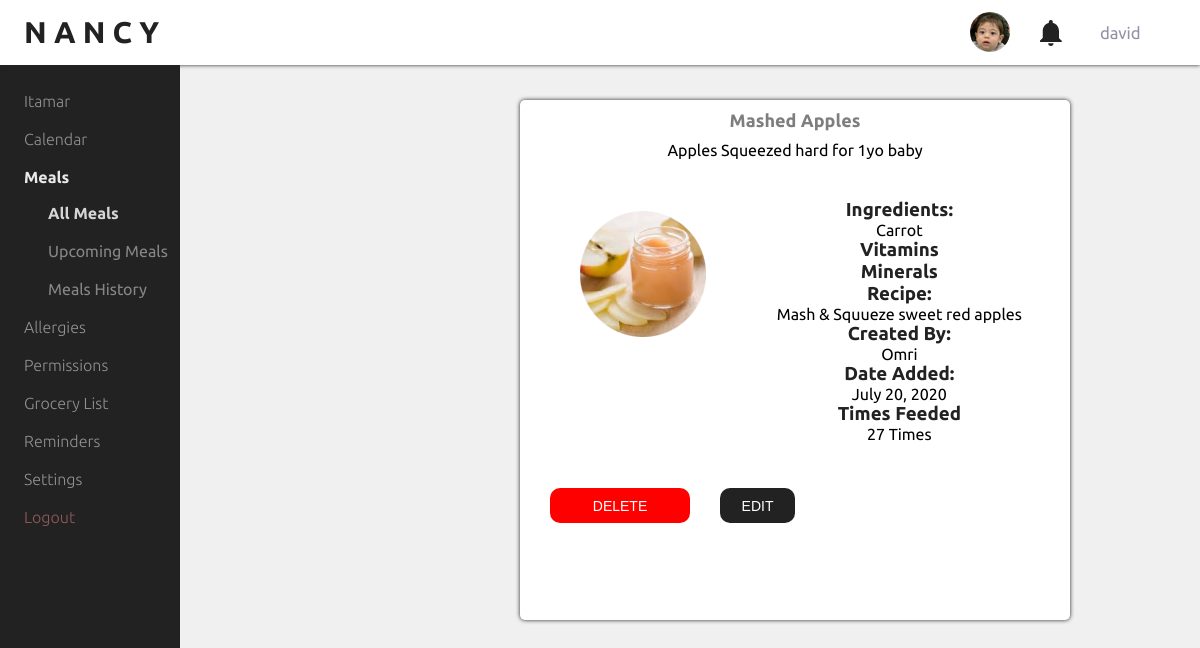
The page /mealData/42 (signed in) on the database its author committed.
### todo/models.py (models this page shows, shortened)
class Nancy(models.Model):
    user_id = models.ForeignKey(User, on_delete=models.CASCADE) #relationship 1:n (user:todos) ??
    dateCreated = models.DateField(auto_now_add=True) #automatic
    dateCompleted = models.DateField(null=True, blank=True) #blank at first ?
    mealName = models.CharField(max_length=30)
    scheduled = models.BooleanField(default=False)
    description = models.TextField(blank=True)
    mainIngredient = models.CharField(max_length=70)
    HasItamarTasted = models.BooleanField(default=False)
    Recipe = models.CharField(max_length=70)
    imagefile = models.ImageField(default='todo\static\nancy\images\Mashed_apple.png',upload_to='nancy/images')
    mediumIm=ImageSpecField(
        source='imagefile',processors=[SmartResize( 80,100)],format='PNG')
    smallIm=ImageSpecField(
        source='imagefile',processors=[SmartResize(40,50)],format='PNG')
    bigImage=ImageSpecField(
        source='imagefile',processors=[SmartResize(200,300)],format='PNG')

### todo/views.py (the view)
# urls.py: path('mealData/<int:meal_pk>', views.mealData, name='mealData'),
@login_required
def mealData(request, meal_pk):
    meal = get_object_or_404(Nancy, pk=meal_pk)
    form = NancyForm(instance=meal)
    if (request.method == 'GET'):
        return render(request, 'nancy/meal-data.html', {'meal': meal, 'form': form , 'creator':meal.user_id})
    else:
        try:
            form.save()
            return redirect('meals')
        except ValueError:
            return render(request, 'nancy/meal-data.html', {'form': form, 'errMsg': "Data mismatch"})

### todo/templates/nancy/meal-data.html (shortened to what this page needs)
{% load static  %}
<!DOCTYPE html>
<html lang="en">
<head>
    <link rel="stylesheet" href="{% static 'nancy/css/styles.css' %}">
</head>
<body>
    <div class="wrapper">
        <header>
            <div class="header-selections">
                <a href="{% url 'nancy' %}" id="logo">N A N C Y</a>
                {% if user.is_authenticated %}
                <span id="userName">{{user.username}}</span>
                {% endif %}
                <a href="#" id=notification></a>
                <a href="#" id=baby-nav></a>
            </div>
        </header>
        <div class="table">
            <nav>
                <ul>
                    <li><a href="{% url 'nancy' %}">Itamar</a></li>
                    <li><a href="#">Calendar</a></li>
                    <li class="thisNavSection"><a href="{% url 'meals' %}"><b>Meals</b></a>
                        <ul>
                            <li class="thisNavSection"><a href="{% url 'meals' %}">All Meals</a></li>
                            <li><a href="#">Upcoming Meals</a></li>
                            <li><a href="#">Meals History</a></li>
                        </ul>
                    </li>
                    <li><a href="#">Allergies</a></li>
                    <li><a href="#">Permissions</a></li>
                    <li><a href="#">Grocery List</a></li>
                    <li><a href="#">Reminders</a></li>
                    <li><a href="#">Settings</a></li>
                    <li><a id="logout" href="{% url 'logoutuser' %}">Logout</a></li>
                </ul>
            </nav>
            <main>
                <section id="meal-data">
                    <h2>{{meal.mealName}}</h2>
                    <p id="meal-description">{{meal.description}} </p>
                    <div class="wrapped">
                        <article class="meal-img">
                            <img class="mediumImg" src="{{meal.bigImage.url}}" alt="{{meal.mealName}}"
                                title="{{meal.mealName}}">
                        </article>
                        <article class="meal-info">
                            <h3>Ingredients:</h3>
                            <p id="ingredients">{{meal.mainIngredient}}</p>
                            <h3>Vitamins</h3>
                            <h3>Minerals</h3>
                            <h3>Recipe: </h3>
                            <p id="recipe"> {{meal.Recipe}}</p>
                            <h3>Created By:</h3>
                            <p id="created-by">{{creator.username}}</p>
                            <h3>Date Added:</h3>
                            <p id="date-added">{{meal.dateCreated}}</p>
                            <h3>Times Feeded</h3>
                            <p id="feeding-amount">27 Times</p>
                        </article>
                    </div>
                    <div id="mealdata-buttons">
                        <form action="{% url 'deleteMeal' meal.id %}" method="POST">
                            <button class="delButton" type='submit'>DELETE</button>
                        </form>
                        <button class="addButton" onclick="myFunc()">EDIT</button>
                    </div>
                </section>
            </main>
        </div>
</body>
</html>

### todo/static/nancy/css/styles.css (style rules this page uses)
* { margin: 0; padding: 0; overflow: visible; }
html,nav, header, footer, main, aside, section, div { display: block; }
h2 { text-align: center; font-size: 18px; opacity: 50%; margin: 5px; padding: 5px; }
h4, h3 { color: #222222; }
a { text-decoration: none; color: #222; }
.wrapper { display: block; width: 100%; margin: 0 auto; }
body { width: 100%; margin: 0; font-family: 'Ubuntu', sans-serif; font-style: normal; background-color: #f0f0f0; }
header { position: sticky; z-index: 99; top: 0; width: 100%; }
.header-selections { display: block; width: 100%; height: 65px; line-height: 65px; background-color: white; box-shadow: 0px 0px 4px #222222; font-size: 20px; }
nav { display: table-cell; height: 100vh; width: 12vw; min-width: 180px; background-color: #222222; padding: 0; }
#notification { display: block; float: right; right: 10px; margin:20px 30px; width: 30px; height: 30px; background: url(../images/notif-icon.png) no-repeat; }
#baby-nav { display: block; float: right; margin-top: 12px; width: 40px; height: 40px; border-radius: 100%; background: url(../images/baby-icon.png) no-repeat; margin-left: 15px; }
#logout { color: #ff9191; }
#logo { margin-left: 24px; font-weight: bold; text-decoration: none; text-align: center; color: #222222; font-size: 30px }
ul { list-style-type:none; margin-top: 18px; font-weight: lighter; }
nav ul { margin-left: 24px; }
li a { text-decoration: none; color: white; font-size: 16px; transition: 0.2s ease-in-out; }
li { margin-bottom: 20px; }
nav li { opacity: 50%; transition: 0.2s ease-in-out; }
.table { position: absolute; display: table; width: 100%; height: 100vh; border-collapse: collapse; margin: 0; }
main { box-sizing: border-box; display: flex; width: 100%; height: 100vh; padding: 15px; }
main section { position: relative; box-shadow: 0px 0px 4px #222222; border-radius: 5px; background-color: white; width: 38vw; text-align: center; }
.addButton { font-size: 14px; display: block; width:180px ; height: 35px ; margin: 5px auto; border-radius: 10px; background-color:#222222 ; color: white; cursor: pointer; border:none; transition: 0.2s all; }
.delButton { font-size: 14px; display: block; width:140px ; height:35px ; margin: 5px auto; border-radius: 10px; background-color:red ; color: white; cursor: pointer; border:none; transition: 0.2s all; }
#mealdata-buttons { display: flex; width: 50%; }
.thisNavSection { opacity: 90%; font-weight: bold; }
form { padding-left: 30px; padding-right: 30px; }
#userName { font-size: smaller; min-width: 100px; color: rgba(21, 12, 63, 0.459); float: right; }
#meal-data { height: 520px; width: 550px; left: 300px; top: 20px; margin-right: 25px; margin-left: 25px; }
#meal-description { text-align: center; }
.wrapped { margin: 40px auto; }
.meal-img { display: inline-block; margin: 0 auto; }
.meal-info { display: inline-block; vertical-align: top; padding-left: 10%; }

### rows shown on the page
Nancy: mealName "Mashed Apples", description "Apples Squeezed hard for 1yo baby", bigImage (picture), mainIngredient "Carrot", Recipe "Mash & Squueze sweet red apples", dateCreated "July 20, 2020"

### other values the page prints
{{ user.username }} "david"
{{ creator.username }} "Omri"
